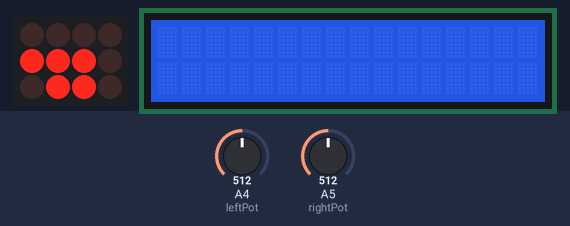
Recording of a sketch running on a simulated Arduino Uno, built with avr-gcc and run on an emulated ATmega328P. On the bench: 4×3 LED matrix, 16×2 character LCD. Wiring (inferred from the names in the program): character LCD (HD44780): RS pin 5; E pin 11; data pin 4, pin 3, pin 2, pin 1; LED matrix (orientation assumed): rows pin 8, pin 0, pin 6; columns pin 7, pin 9, pin 10, pin 12. Inputs (shaded band) come from the test bench; at power-on: A4 (leftPot) = 512, A5 (rightPot) = 512. The character LCD is taken to start in 4-bit mode.

Above: at 1.2 s.
1.3 s: A4 (leftPot) set to 306
3.2 s: A5 (rightPot) set to 567
4.7 s: A5 (rightPot) set to 592
At 4.85 s:
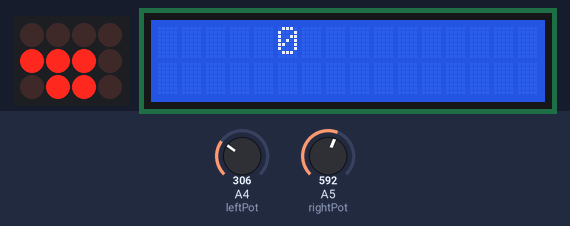
At 5.8 s:
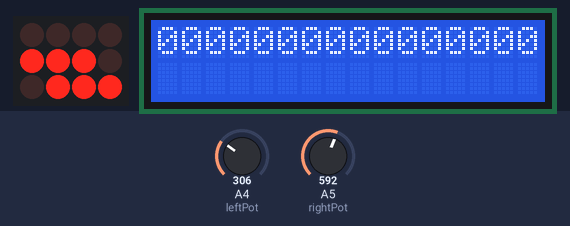
6.7 s: A4 (leftPot) set to 279
At 7.9 s:
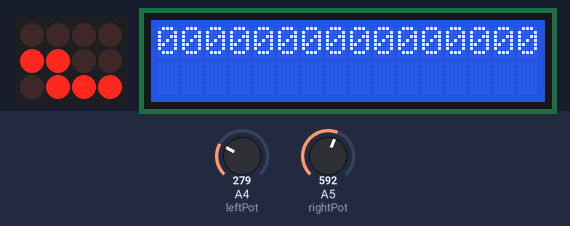
8.2 s: A5 (rightPot) set to 721
9.7 s: A5 (rightPot) set to 740
At 11.4 s:
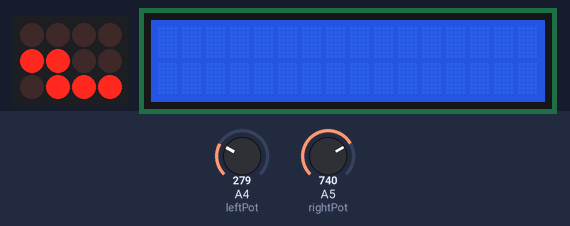
Timing chart, 0 to 12.9 s (numbered marks = the images above; inputs shaded):
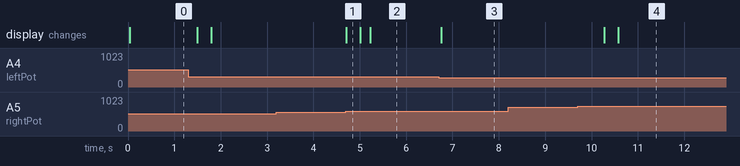

The sketch:

ThreeBarGraph.ino
```cpp
const int cols[] = {0,1,2,3,4,5,6,7};
const int rows[] = {8,9,10,11,12,13,14,15};

const int leftPot = 4;
const int rightPot = 5;

int leftHeight, centerHeight, rightHeight;

void setup(){
 for (int i = 0; i < 8; i++){
  pinMode(cols[i],OUTPUT);
  pinMode(rows[i],OUTPUT);
  digitalWrite(rows[i],HIGH);
 }
}

void loop(){
 leftHeight = map(analogRead(leftPot),0,1023,0,7);
 rightHeight  = map(analogRead(rightPot),0,1023,0,7);
 if (leftHeight == 0){
   centerHeight = abs(1 * rightHeight + 3) % 8;
 }else if (rightHeight == 0){
   centerHeight = abs(leftHeight * 1 + 3) % 8;
 }else{
   centerHeight = abs(leftHeight * rightHeight + 3) % 8;
 }
 drawGraph();
}

void drawGraph(){
 for (int i = 0; i < 3; i++){
   digitalWrite(cols[i],HIGH);
 }
 for (int i = 0; i <= leftHeight; i++){
   digitalWrite(rows[i],LOW);
 }
 delay(2);
 for (int i = 0; i < 8; i++){
   digitalWrite(rows[i],HIGH);
   digitalWrite(cols[i],LOW);
 }
 for (int i = 3; i < 5; i++){
   digitalWrite(cols[i],HIGH);
 }
 for (int i = 0; i <= centerHeight; i++){
   digitalWrite(rows[i],LOW);
 }
  delay(2);
 for (int i = 0; i < 8; i++){
   digitalWrite(rows[i],HIGH);
   digitalWrite(cols[i],LOW);
 }
 for (int i = 5; i < 8; i++){
   digitalWrite(cols[i],HIGH);
 }
 for (int i = 0; i <= rightHeight; i++){
   digitalWrite(rows[i],LOW);
 }
  delay(2);
 for (int i = 0; i < 8; i++){
   digitalWrite(rows[i],HIGH);
   digitalWrite(cols[i],LOW);
 }
}
```

Measured:
- the behaviour switches between 584 and 585 on A5 (rightPot) (found by bisection; images 0 and 1)
- the behaviour switches between 293 and 292 on A4 (leftPot) (found by bisection; images 2 and 3)
- the behaviour switches between 730 and 731 on A5 (rightPot) (found by bisection; images 3 and 4)
- after the input at 3.2 s, every drawn part: stays the same
- after the input at 4.7 s, the display: changes at once (image 1)
- after the input at 6.7 s, the display: changes after 0.06 s (image 3)
- after the input at 8.2 s, every drawn part: stays the same
- after the input at 9.7 s, the display: first changes after 0.57 s (image 4 shows a later state)
